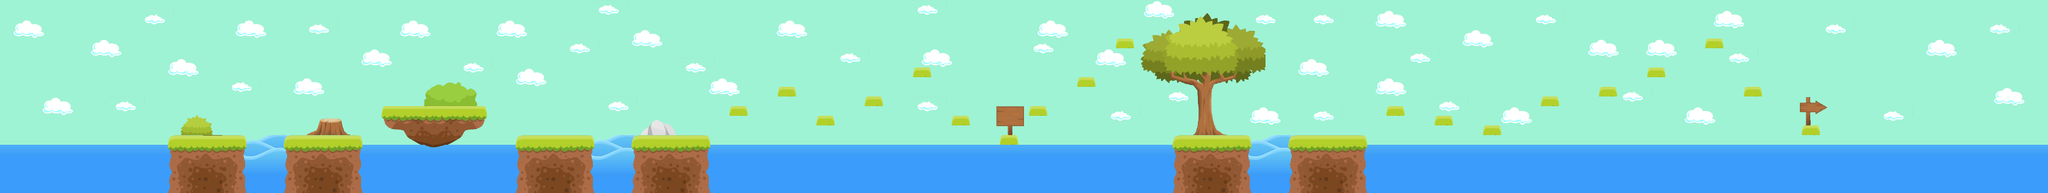

A 2D game scene composited from a Tiled map and its tileset images. What follows is a short description and the map's XML, with each tile layer's data collapsed to a summary:
An orthogonal 212x20 tile map with 16x16 px tiles, 3 tile layers (background, backgroundwall, walls), 3 tilesets.

<map version="1.0" orientation="orthogonal" renderorder="right-down" width="212" height="20" tilewidth="16" tileheight="16" nextobjectid="1">
 <tileset firstgid="1" name="tileSet-hd" tilewidth="16" tileheight="16" tilecount="256" columns="16">
  <image source="tileSet.png" trans="fe80fe" width="256" height="256" />
 </tileset>
 <tileset firstgid="257" name="tilesetbueno" tilewidth="16" tileheight="16" tilecount="2100" columns="75">
  <image source="tilesetbueno.png" width="1200" height="459" />
 </tileset>
 <tileset firstgid="2357" name="tileset_bosque" tilewidth="16" tileheight="16" tilecount="1736" columns="62">
  <image source="tileset_bosque.jpg" width="1000" height="459" />
 </tileset>
 <layer name="background" width="212" height="20">
  <data>[4240 cells, 3966 non-empty, 80 distinct tile ids]</data>
 </layer>
 <layer name="backgroundwall" width="212" height="20">
  <data>[4240 cells, 975 non-empty, 314 distinct tile ids]</data>
 </layer>
 <layer name="walls" width="212" height="20">
  <data>[4240 cells, 124 non-empty, 30 distinct tile ids]</data>
 </layer>
</map>
